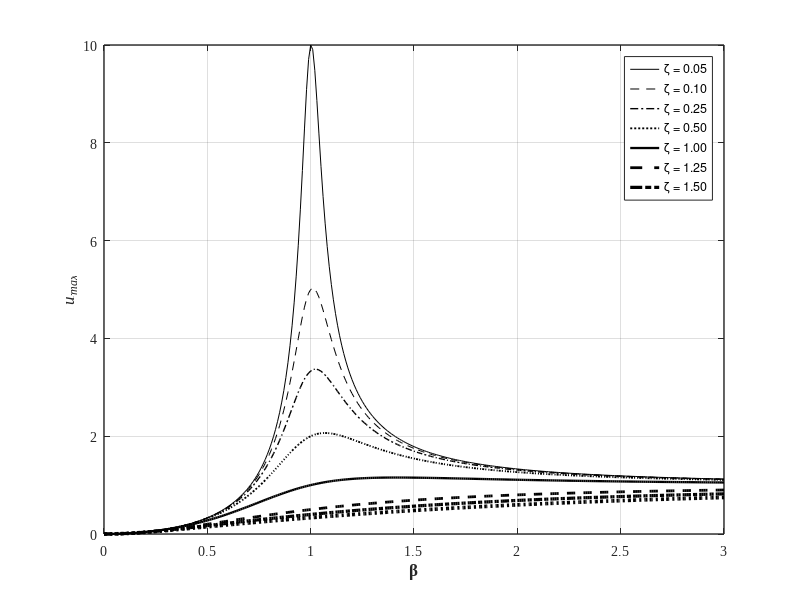

Write MATLAB code to recreate this figure.
%% Example 3-14: Response of a Damped SDOF with Unbalanced mass

clear; close all; clc
%% Calculate the response and plot
    Legend   = {'\zeta = 0.05';'\zeta = 0.10';'\zeta = 0.25';'\zeta = 0.50';'\zeta = 1.00';'\zeta = 1.25';'\zeta = 1.50'};
    LineType = {'-k';          '--k';         '-.k';         ':k';          '-k';          '--k';         '-.k';':k';};

r = [0:0.01:3]; % Frequency ratios

figure(1);  set(figure(1), 'Position', [200   100   883   400])
            hold on; grid on; box on;
            
i = 0;
for zeta = [0.05,0.1,0.15,0.25,0.5,1,1.25,1.5]
    
    i = i+1;
    G = (r.^2)./sqrt((1-r.^2).^2+(2*zeta*r).^2);

    plot(r,G,LineType{i},'LineWidth',i/3);
end

    set(gca, 'LineWidth',1, 'FontWeight','normal', 'FontName','Times New Roman', 'FontSize',10)               
    xlabel('\beta', 'fontsize',12, 'fontname','Times New Roman','FontWeight','Bold')
    ylabel('\itu_{max}', 'fontsize',12, 'fontname','Times New Roman','FontWeight','Bold')
    legend(Legend)
    
%% Print
print('EX_3_14','-dpng')
